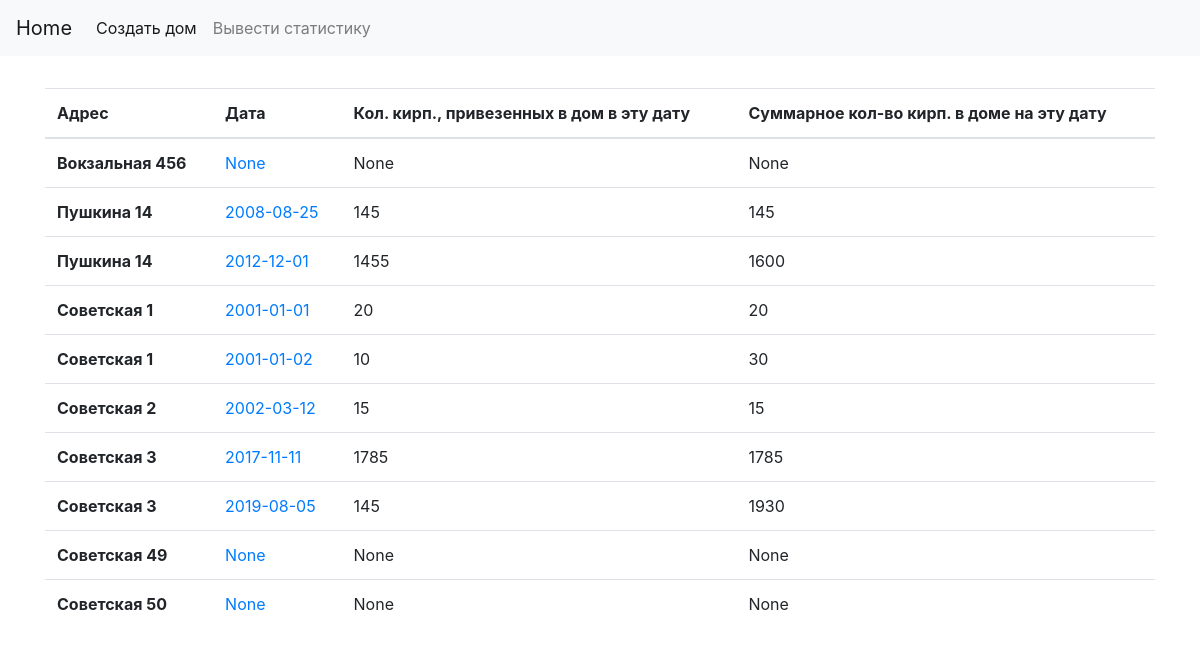
Screenshot of /stats with the database file from the repository.
### tables this page shows
CREATE TABLE house (
            house_id        INTEGER PRIMARY KEY,
            address         TEXT not NULL,
            building_year   INTEGER not NULL 
                            );

### view.py (the view)
@app.route('/stats')
def statistic():
    with sqlite3.connect(name_db) as conn:
        cur = conn.cursor()
        cur.execute("""select h.address, task.date, sum(task.count_of_bricks) from house h
                       left join task on task.house_id = h.house_id
                       group by h.address, task.date
                       order by h.address, task.date""")
        statistics = cur.fetchall()
        statistic_with_sum = []
        address = statistics[0][0]
        sum = 0
        for stat in statistics:
            if stat[0] == address:
                try:
                    sum += stat[2]
                except TypeError:
                    sum = stat[2]
            else:
                address = stat[0]
                sum = stat[2]
            statistic_with_sum.append((stat, sum))
    return render_template('statistic.html', statistics=statistic_with_sum)

### templates/statistic.html
{% extends 'base.html' %}
{% block content %}
<table class="table">
    <thead>
    <tr>
        <th scope="col">Адрес</th>
        <th scope="col">Дата</th>
        <th scope="col">Кол. кирп., привезенных в дом в эту дату</th>
        <th scope="col">Суммарное кол-во кирп. в доме на эту дату</th>
    </tr>
    </thead>
    <tbody>
    {% for st in statistics %}
    <tr>
        <th scope="row">{{ st[0][0] }}</th>
        <td><a href="">{{ st[0][1] }}</a></td>
        <td>{{ st[0][2] }}</td>
        <td>{{ st[1] }}</td>
    </tr>
    {% endfor %}
    </tbody>
</table>
{% endblock %}

### rows the page displays
house: address "Вокзальная 456", st "None"
house: address "Пушкина 14", st "2012-12-01", st "1455", st "1600"
house: address "Советская 1", st "2001-01-01", st "20", st "2001-01-02", st "10", st "30"
house: address "Советская 3", st "2019-08-05", st "145", st "1930"
house: address "Советская 49", st "None"
house: address "Советская 50", st "None"

### other values shown
{{ st[0][0] }} "Пушкина 14" "Советская 2" "Советская 3"
{{ st[0][1] }} "2008-08-25" "2002-03-12" "2017-11-11"
{{ st[0][2] }} "145" "15" "1785"
{{ st[1] }} "145" "15" "1785"
